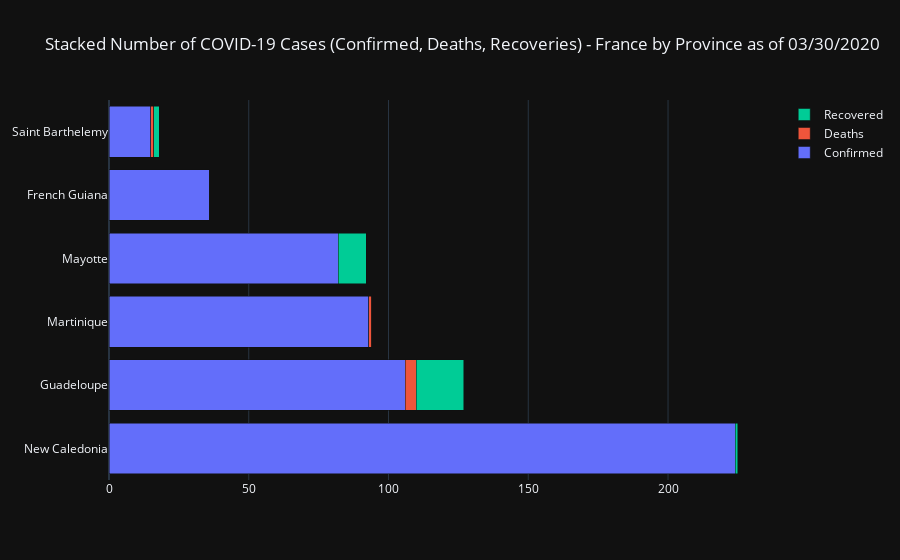

This figure's notebook cell:
### Code cell
fig = go.Figure()

trace1 = go.Bar(
    x=grouped_country['Confirmed'],
    y=grouped_country['Province'],
    orientation='h',
    name='Confirmed'
)
trace2 = go.Bar(
    x=grouped_country['Deaths'],
    y=grouped_country['Province'],
    orientation='h',
    name='Deaths'
)
trace3 = go.Bar(
    x=grouped_country['Recovered'],
    y=grouped_country['Province'],
    orientation='h',
    name='Recovered'
)

data = [trace1, trace2, trace3]
layout = go.Layout(
    barmode='stack'
)

fig = go.Figure(data=data, layout=layout)
fig.update_layout(title="Stacked Number of COVID-19 Cases (Confirmed, Deaths, Recoveries) - France by Province" + ' as of ' + ondate)    
fig.show()

### Figure 1 — Plotly figure (JSON) as saved in the notebook; plotly's stock layout.template omitted (floating-point values rounded to 4 significant figures)
{"data": [{"name": "Confirmed", "orientation": "h", "type": "bar", "x": [224, 106, 93, 82, 36, 15], "y": ["New Caledonia", "Guadeloupe", "Martinique", "Mayotte", "French Guiana", "Saint Barthelemy"]}, {"name": "Deaths", "orientation": "h", "type": "bar", "x": [0, 4, 1, 0, 0, 1], "y": ["New Caledonia", "Guadeloupe", "Martinique", "Mayotte", "French Guiana", "Saint Barthelemy"]}, {"name": "Recovered", "orientation": "h", "type": "bar", "x": [1, 17, 0, 10, 0, 2], "y": ["New Caledonia", "Guadeloupe", "Martinique", "Mayotte", "French Guiana", "Saint Barthelemy"]}], "layout": {"barmode": "stack", "title": {"text": "Stacked Number of COVID-19 Cases (Confirmed, Deaths, Recoveries) - France by Province as of 03/30/2020"}}}
